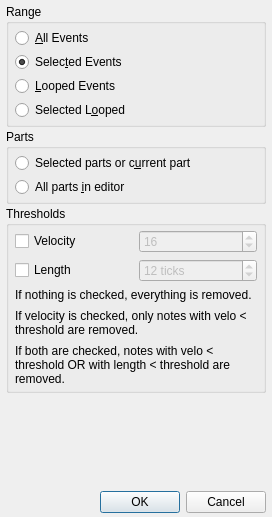
<?xml version="1.0" encoding="UTF-8"?>
<ui version="4.0">
 <class>RemoveBase</class>
 <widget class="QDialog" name="RemoveBase">
  <property name="enabled">
   <bool>true</bool>
  </property>
  <property name="geometry">
   <rect>
    <x>0</x>
    <y>0</y>
    <width>272</width>
    <height>517</height>
   </rect>
  </property>
  <property name="windowTitle">
   <string>MusE: Erase Notes</string>
  </property>
  <layout class="QVBoxLayout" name="verticalLayout_2">
   <property name="spacing">
    <number>2</number>
   </property>
   <property name="leftMargin">
    <number>6</number>
   </property>
   <property name="topMargin">
    <number>4</number>
   </property>
   <property name="rightMargin">
    <number>6</number>
   </property>
   <property name="bottomMargin">
    <number>4</number>
   </property>
   <item>
    <widget class="QGroupBox" name="rangeBox">
     <property name="title">
      <string>Range</string>
     </property>
     <layout class="QVBoxLayout" name="verticalLayout">
      <property name="spacing">
       <number>4</number>
      </property>
      <property name="leftMargin">
       <number>6</number>
      </property>
      <property name="topMargin">
       <number>4</number>
      </property>
      <property name="rightMargin">
       <number>6</number>
      </property>
      <property name="bottomMargin">
       <number>4</number>
      </property>
      <item>
       <widget class="QRadioButton" name="all_events_button">
        <property name="text">
         <string>&amp;All Events</string>
        </property>
       </widget>
      </item>
      <item>
       <widget class="QRadioButton" name="selected_events_button">
        <property name="text">
         <string>Selec&amp;ted Events</string>
        </property>
        <property name="checked">
         <bool>true</bool>
        </property>
       </widget>
      </item>
      <item>
       <widget class="QRadioButton" name="looped_events_button">
        <property name="text">
         <string>&amp;Looped Events</string>
        </property>
       </widget>
      </item>
      <item>
       <widget class="QRadioButton" name="selected_looped_button">
        <property name="text">
         <string>Selected L&amp;ooped</string>
        </property>
       </widget>
      </item>
     </layout>
    </widget>
   </item>
   <item>
    <widget class="QGroupBox" name="partsBox">
     <property name="title">
      <string>Parts</string>
     </property>
     <layout class="QVBoxLayout" name="verticalLayout_3">
      <property name="spacing">
       <number>4</number>
      </property>
      <property name="leftMargin">
       <number>6</number>
      </property>
      <property name="topMargin">
       <number>4</number>
      </property>
      <property name="rightMargin">
       <number>6</number>
      </property>
      <property name="bottomMargin">
       <number>4</number>
      </property>
      <item>
       <widget class="QRadioButton" name="not_all_parts_button">
        <property name="text">
         <string>Selected parts or c&amp;urrent part</string>
        </property>
       </widget>
      </item>
      <item>
       <widget class="QRadioButton" name="all_parts_button">
        <property name="text">
         <string>All parts &amp;in editor</string>
        </property>
       </widget>
      </item>
     </layout>
    </widget>
   </item>
   <item>
    <widget class="QGroupBox" name="groupBox_2">
     <property name="title">
      <string>Thresholds</string>
     </property>
     <property name="flat">
      <bool>false</bool>
     </property>
     <property name="checkable">
      <bool>false</bool>
     </property>
     <layout class="QGridLayout" name="gridLayout">
      <property name="leftMargin">
       <number>6</number>
      </property>
      <property name="topMargin">
       <number>4</number>
      </property>
      <property name="rightMargin">
       <number>6</number>
      </property>
      <property name="bottomMargin">
       <number>4</number>
      </property>
      <property name="spacing">
       <number>6</number>
      </property>
      <item row="0" column="1">
       <widget class="QSpinBox" name="velo_spinbox">
        <property name="enabled">
         <bool>false</bool>
        </property>
        <property name="accelerated">
         <bool>true</bool>
        </property>
        <property name="suffix">
         <string/>
        </property>
        <property name="minimum">
         <number>0</number>
        </property>
        <property name="maximum">
         <number>127</number>
        </property>
        <property name="singleStep">
         <number>1</number>
        </property>
        <property name="value">
         <number>16</number>
        </property>
       </widget>
      </item>
      <item row="1" column="1">
       <widget class="QSpinBox" name="len_spinbox">
        <property name="enabled">
         <bool>false</bool>
        </property>
        <property name="suffix">
         <string> ticks</string>
        </property>
        <property name="maximum">
         <number>10000</number>
        </property>
        <property name="value">
         <number>12</number>
        </property>
       </widget>
      </item>
      <item row="0" column="0">
       <widget class="QCheckBox" name="velo_checkbox">
        <property name="text">
         <string>Velocity</string>
        </property>
       </widget>
      </item>
      <item row="1" column="0">
       <widget class="QCheckBox" name="len_checkbox">
        <property name="text">
         <string>Length</string>
        </property>
       </widget>
      </item>
      <item row="2" column="0" colspan="2">
       <widget class="QLabel" name="label">
        <property name="sizePolicy">
         <sizepolicy hsizetype="Preferred" vsizetype="Minimum">
          <horstretch>0</horstretch>
          <verstretch>0</verstretch>
         </sizepolicy>
        </property>
        <property name="text">
         <string>&lt;!DOCTYPE HTML PUBLIC &quot;-//W3C//DTD HTML 4.0//EN&quot; &quot;http://www.w3.org/TR/REC-html40/strict.dtd&quot;&gt;
&lt;html&gt;&lt;head&gt;&lt;meta name=&quot;qrichtext&quot; content=&quot;1&quot; /&gt;&lt;style type=&quot;text/css&quot;&gt;
p, li { white-space: pre-wrap; }
&lt;/style&gt;&lt;/head&gt;&lt;body style=&quot; font-family:'Sans'; font-size:9pt; font-weight:400; font-style:normal;&quot;&gt;
&lt;p style=&quot; margin-top:0px; margin-bottom:7px; margin-left:0px; margin-right:0px; -qt-block-indent:0; text-indent:0px;&quot;&gt;If nothing is checked, everything is removed.&lt;/p&gt;
&lt;p style=&quot; margin-top:0px; margin-bottom:7px; margin-left:0px; margin-right:0px; -qt-block-indent:0; text-indent:0px;&quot;&gt;If velocity is checked, only notes with velo &amp;lt; threshold are removed.&lt;/p&gt;
&lt;p style=&quot; margin-top:0px; margin-bottom:0px; margin-left:0px; margin-right:0px; -qt-block-indent:0; text-indent:0px;&quot;&gt;If both are checked, notes with velo &amp;lt; threshold OR with length &amp;lt; threshold are removed.&lt;/p&gt;&lt;/body&gt;&lt;/html&gt;</string>
        </property>
        <property name="textFormat">
         <enum>Qt::AutoText</enum>
        </property>
        <property name="wordWrap">
         <bool>true</bool>
        </property>
       </widget>
      </item>
     </layout>
    </widget>
   </item>
   <item>
    <spacer name="verticalSpacer">
     <property name="orientation">
      <enum>Qt::Vertical</enum>
     </property>
     <property name="sizeHint" stdset="0">
      <size>
       <width>20</width>
       <height>10</height>
      </size>
     </property>
    </spacer>
   </item>
   <item>
    <layout class="QHBoxLayout" name="horizontalLayout">
     <property name="spacing">
      <number>6</number>
     </property>
     <item>
      <spacer name="Spacer1">
       <property name="orientation">
        <enum>Qt::Horizontal</enum>
       </property>
       <property name="sizeType">
        <enum>QSizePolicy::Expanding</enum>
       </property>
       <property name="sizeHint" stdset="0">
        <size>
         <width>20</width>
         <height>20</height>
        </size>
       </property>
      </spacer>
     </item>
     <item>
      <widget class="QPushButton" name="okButton">
       <property name="text">
        <string>OK</string>
       </property>
       <property name="autoDefault">
        <bool>false</bool>
       </property>
       <property name="default">
        <bool>true</bool>
       </property>
      </widget>
     </item>
     <item>
      <widget class="QPushButton" name="cancelButton">
       <property name="text">
        <string>Cancel</string>
       </property>
      </widget>
     </item>
    </layout>
   </item>
  </layout>
 </widget>
 <layoutdefault spacing="6" margin="11"/>
 <resources/>
 <connections>
  <connection>
   <sender>okButton</sender>
   <signal>clicked()</signal>
   <receiver>RemoveBase</receiver>
   <slot>accept()</slot>
   <hints>
    <hint type="sourcelabel">
     <x>20</x>
     <y>20</y>
    </hint>
    <hint type="destinationlabel">
     <x>20</x>
     <y>20</y>
    </hint>
   </hints>
  </connection>
  <connection>
   <sender>cancelButton</sender>
   <signal>clicked()</signal>
   <receiver>RemoveBase</receiver>
   <slot>reject()</slot>
   <hints>
    <hint type="sourcelabel">
     <x>20</x>
     <y>20</y>
    </hint>
    <hint type="destinationlabel">
     <x>20</x>
     <y>20</y>
    </hint>
   </hints>
  </connection>
  <connection>
   <sender>velo_checkbox</sender>
   <signal>toggled(bool)</signal>
   <receiver>velo_spinbox</receiver>
   <slot>setEnabled(bool)</slot>
   <hints>
    <hint type="sourcelabel">
     <x>83</x>
     <y>192</y>
    </hint>
    <hint type="destinationlabel">
     <x>198</x>
     <y>193</y>
    </hint>
   </hints>
  </connection>
  <connection>
   <sender>len_checkbox</sender>
   <signal>toggled(bool)</signal>
   <receiver>len_spinbox</receiver>
   <slot>setEnabled(bool)</slot>
   <hints>
    <hint type="sourcelabel">
     <x>83</x>
     <y>221</y>
    </hint>
    <hint type="destinationlabel">
     <x>198</x>
     <y>222</y>
    </hint>
   </hints>
  </connection>
 </connections>
</ui>
